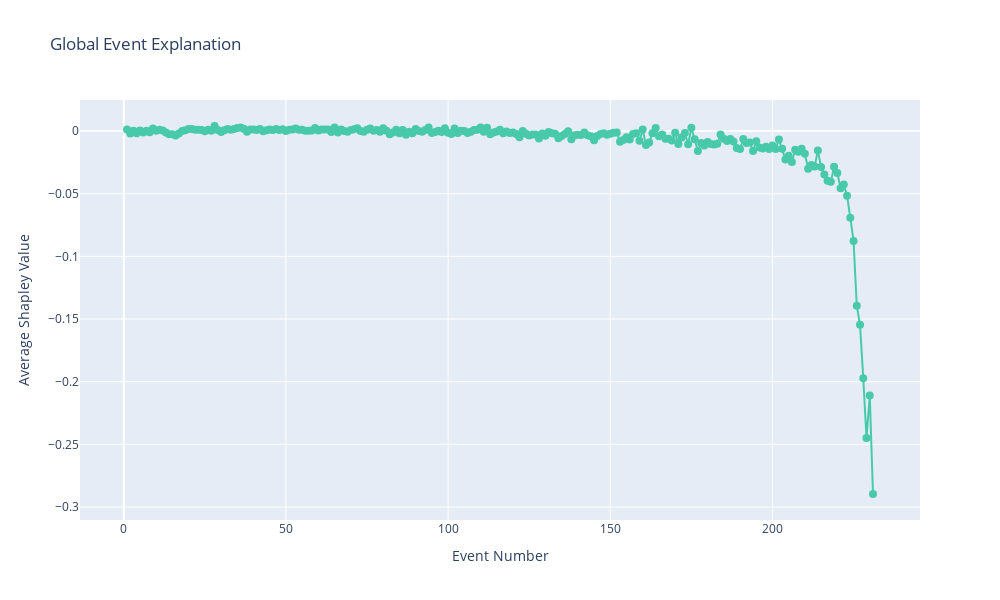

Notebook code for this chart:
### Code cell
global_event_chart = plot_event_explanation(event_data, relative=False)
global_event_chart.show()

### Figure 1 — Plotly figure (JSON) as saved in the notebook; plotly's stock layout.template omitted (floating-point values rounded to 4 significant figures; data arrays with more than 128 entries replaced by an {"elided": "..."} marker saying what was removed)
{"data": [{"line": {"width": 2}, "marker": {"color": "#48caaa", "size": 8}, "mode": "lines+markers", "name": "Average Shapley Value", "type": "scatter", "x": {"elided": "231 int values"}, "y": {"elided": "231 float values"}}], "layout": {"height": 600, "title": {"text": "Global Event Explanation"}, "width": 1000, "xaxis": {"title": {"text": "Event Number"}}, "yaxis": {"title": {"text": "Average Shapley Value"}}}}
